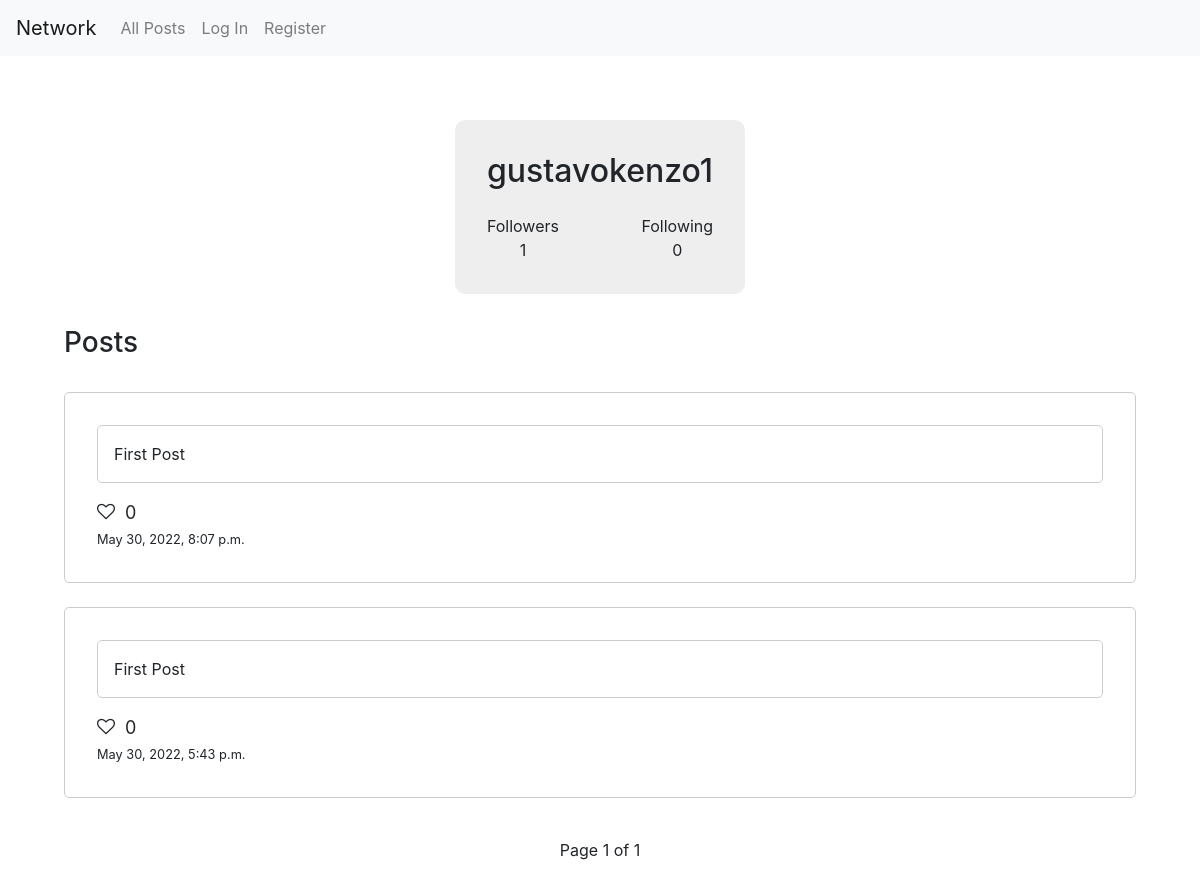
/profile/gustavokenzo1, run on an earlier commit of the app's database.
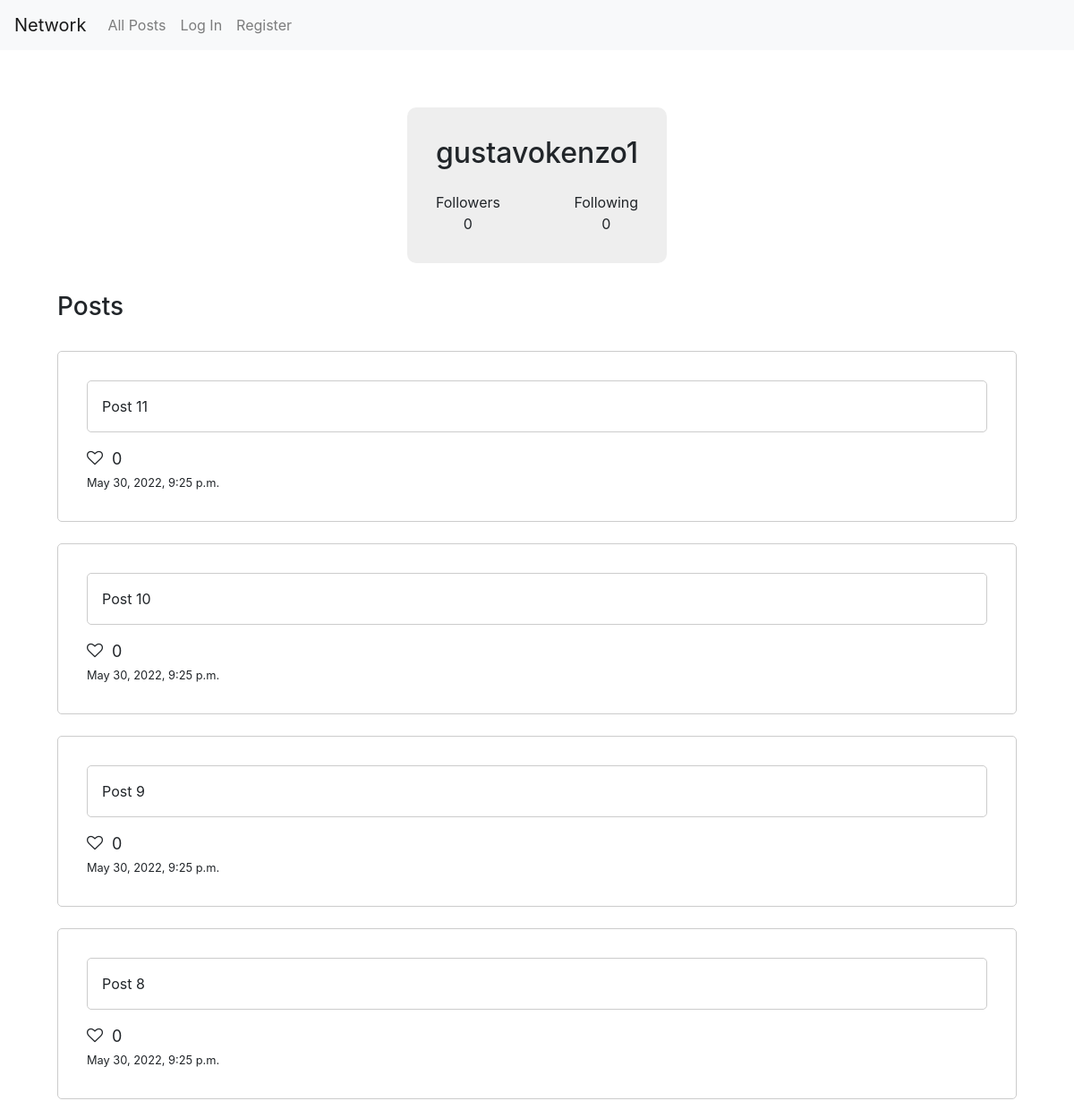
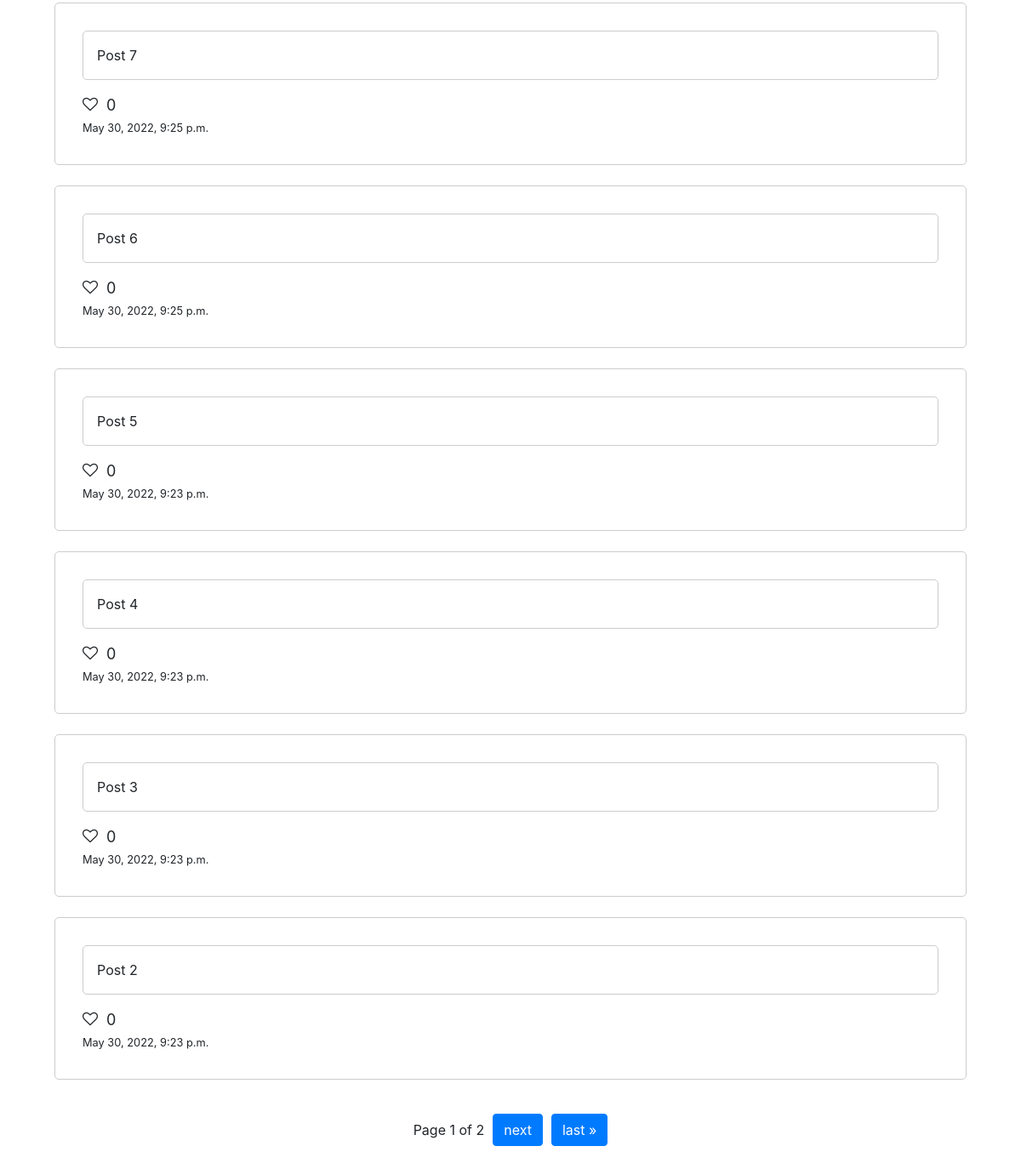
And on a later commit of the database (2 pictures, top to bottom).
### network/models.py (models this page shows, shortened)
class User(AbstractUser):
    pass

class Post(models.Model):
    user = models.ForeignKey(
        "User", on_delete=models.CASCADE, related_name="posts")
    text = models.TextField()
    timestamp = models.DateTimeField(auto_now_add=True)

### network/views.py (the view, shortened to what this page needs)
# urls.py: path("profile/<str:username>", views.profile, name="profile"),
@csrf_exempt
def profile(request, username):
    alreadyFollows = False
    if request.user is not None and request.user.is_authenticated:
        alreadyFollows = Follow.objects.filter(
            user=request.user, follower=User.objects.get(username=username)).exists()
    followers = Follow.objects.filter(follower__username=username).count()
    following = Follow.objects.filter(user__username=username).count()
    posts = Post.objects.filter(
        user__username=username).order_by("-timestamp").values()
    for post in posts:
        post["likes"] = Like.objects.filter(
            post=Post.objects.get(id=post["id"])).count()
    paginator = Paginator(posts, 10)
    page = request.GET.get('page')
    page_obj = paginator.get_page(page)
    return render(request, "network/profile.html", {
        "username": username,
        "followers": followers,
        "following": following,
        "posts": page_obj,
        "follows": alreadyFollows
    })

### network/templates/network/profile.html (shortened to what this page needs)
{% extends "network/layout.html" %}
{% block body %}
  <div class="profile">
    <div class="profileInfo">
      <h2 id="username"> {{ username }} </h2>
      <div class="profileStats">
        <div class="profileStat">
          Followers <br>
          <div id="followers">
            {{ followers }}
          </div>
        </div>
        <div class="profileStat">
          Following <br> {{ following }}
        </div>
      </div>
    </div>
    <div class="profileHistory">
      <h3> Posts </h3>
      {% for post in posts %}
      <div class="postContainer mb-4">
        <div class="postText">
          {{ post.text }}
        </div>
        <div class="postInfo">
          <div class="postLikes">
            <i data-id="{{post.id}}" id="profileLikeIcon" class="fa fa-solid fa-heart-o" style="margin-right: 5px;"></i>
            <div data-id="{{post.id}}" id="likes">
              {{post.likes}}
            </div>
          </div>
          <div class="postTimestamp">
            <small>
              {{post.timestamp}}
            </small>
          </div>
        </div>
      </div>
      {% endfor %}
    </div>
    <div class="step-links">
      <span class="current">
          Page {{ posts.number }} of {{ posts.paginator.num_pages }}
      </span>
      {% if posts.has_next %}
          <a href="?page={{ posts.next_page_number }}">
              <button class="btn btn-primary">
                  next
              </button>
          </a>
          <a href="?page={{ posts.paginator.num_pages }}">
              <button class="btn btn-primary">
                  last &raquo;
              </button>
          </a>
      {% endif %}
  </div>
  </div>
{% endblock %}

### network/templates/network/layout.html (shortened to what this page needs)
{% load static %}
<!DOCTYPE html>
<html lang="en">
    <head>
        <link rel="stylesheet" href="https://stackpath.bootstrapcdn.com/bootstrap/4.4.1/css/bootstrap.min.css">
        <link rel="stylesheet" href="https://cdnjs.cloudflare.com/ajax/libs/font-awesome/4.7.0/css/font-awesome.min.css">
        <link href="{% static 'network/styles.css' %}" rel="stylesheet">
    </head>
    <body>
        <nav class="navbar navbar-expand-lg navbar-light bg-light">
            <a class="navbar-brand" href="#">Network</a>
            <div>
              <ul class="navbar-nav mr-auto">
                <li class="nav-item">
                  <a class="nav-link" href="{% url 'index' %}">All Posts</a>
                </li>
                {% if user.is_authenticated %}
                    <li class="nav-item">
                        <a class="nav-link" href="{% url 'following' %}">Following</a>
                    </li>
                    <li class="nav-item">
                        <a class="nav-link" href="{% url 'logout' %}">Log Out</a>
                    </li>
                {% else %}
                    <li class="nav-item">
                        <a class="nav-link" href="{% url 'login' %}">Log In</a>
                    </li>
                    <li class="nav-item">
                        <a class="nav-link" href="{% url 'register' %}">Register</a>
                    </li>
                {% endif %}
              </ul>
            </div>
          </nav>
        <div class="body">
            {% block body %}
            {% endblock %}
        </div>
    </body>
</html>

### network/static/network/styles.css (style rules this page uses)
.postContainer { width: 100%; padding: 2rem; border: 1px solid #ccc; border-radius: 5px; }
.postText { padding: 1rem; border: 1px solid #ccc; border-radius: 5px; margin-bottom: 1rem; }
.profile { display: flex; flex-direction: column; padding: 4rem; }
.profileInfo { display: flex; flex-direction: column; align-self: center; background-color: #eee; padding: 2rem; border-radius: 10px; align-items: center; }
.profileStats { display: flex; justify-content: space-between; margin-top: 1rem; width: 100%; }
.profileStat { display: flex; flex-direction: column; text-align: center; }
.profileHistory h3 { margin: 2rem 0 2rem; }
.step-links { margin-bottom: 2rem; display: flex; flex-direction: row; width: 100%; padding: 1rem; align-items: center; justify-content: center; gap: 10px; }
#likeIcon, #profileLikeIcon, #followingLikeIcon { cursor: pointer; }
.postLikes { display: flex; align-items: center; flex-direction: row; gap: 5px; font-size: 18px; }

What changed in the data, as far as the page shows it:
no longer on this page (row edited): Post: text "First Post", likes "0", timestamp "May 30, 2022, 5:43 p.m."
added Post: text "Post 11", likes "0", timestamp "May 30, 2022, 9:25 p.m."
added Post: text "Post 10", likes "0", timestamp "May 30, 2022, 9:25 p.m."
added Post: text "Post 9", likes "0", timestamp "May 30, 2022, 9:25 p.m."
added Post: text "Post 8", likes "0", timestamp "May 30, 2022, 9:25 p.m."
added Post: text "Post 7", likes "0", timestamp "May 30, 2022, 9:25 p.m."
added Post: text "Post 6", likes "0", timestamp "May 30, 2022, 9:25 p.m."
added Post: text "Post 5", likes "0", timestamp "May 30, 2022, 9:23 p.m."
added Post: text "Post 4", likes "0", timestamp "May 30, 2022, 9:23 p.m."
added Post: text "Post 3", likes "0", timestamp "May 30, 2022, 9:23 p.m."
changed Post: text "First Post" → "Post 2"; timestamp "May 30, 2022, 8:07 p.m." → "May 30, 2022, 9:23 p.m."
Also different on the page:
{{ followers }}: "1" → "0"
{{ posts.paginator.num_pages }}: "1" → "2"
text now shown: "next last »"
